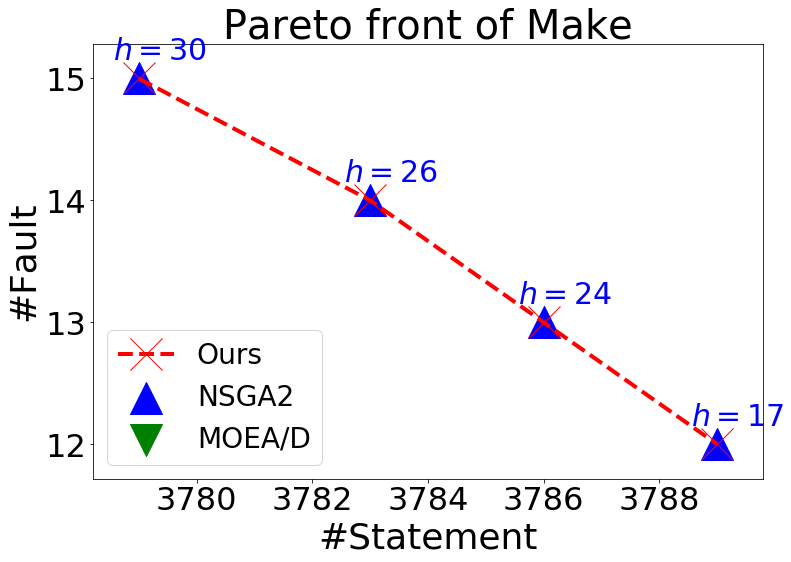

Python code for this plot:
# -*- coding: utf-8 -*-
"""
Created on Fri Dec  7 20:53:57 2018

@author: allen
"""

import matplotlib.pyplot as plt
import numpy as np 

def NSGA2_Label(a,b):
    if	a == 3779 and b == 15:
        return r'$h=30$'
    elif a == 3783 and b == 14:
        return r'$h=26$'
    elif a == 3786 and b == 13:
        return r'$h=24$'
    elif a == 3789 and b == 12:
        return r'$h=17$'
    else:
        return ''
    
def MOEAD_Label(a,b):
    return ''

NSGA2_x = [3779,3783,3786, 3789]
NSGA2_y = [15,14,13,12]
MOEAD_x = []
MOEAD_y = []
Ours_x= [3779,3783,3786, 3789]
Ours_y= [15,14,13,12]

my_x_ticks = np.arange (3778,3790,2)#显示范围为-5至5，每0.5显示一刻度
my_y_ticks = np.arange(12,16,1) #显示范围为-2至2，每0.2显示一刻度
plt.xticks(my_x_ticks)
plt.yticks(my_y_ticks)
  
params = {'figure.figsize': '12, 8','font.size':'30', 'axes.titlesize':'40',  'lines.markersize': '32','axes.labelsize': '36','xtick.labelsize': '32','ytick.labelsize': '32', 'lines.linewidth': '4',
'legend.fontsize': '28'}  # set figure size }
plt.rcParams.update(params)
plt.plot(Ours_x,Ours_y,linestyle='--', marker='x', color='r')
#plt.scatter(LFLS_x,LFLS_y, marker='s', color='orange')
#plt.scatter(NFNS_x,NFNS_y, marker='^', color='g')
plt.scatter(NSGA2_x,NSGA2_y, marker='^', color='b')
plt.scatter(MOEAD_x,MOEAD_y, marker='v', color='g')
#for a,b in zip(Ours_x, Ours_y): 
#    plt.annotate('('+str(a)+','+str(b)+')',xy=(a,b))
for a,b in zip(NSGA2_x,NSGA2_y): 
    plt.annotate(NSGA2_Label(a,b),xy=(a-0.45,b+0.15),color='b')
for a,b in zip(MOEAD_x,MOEAD_y): 
    plt.annotate(MOEAD_Label(a,b),xy=(a-0.1,b-0.1),color='g')
    
plt.legend(['Ours', 'NSGA2','MOEA/D'], loc='lower left')
plt.title("Pareto front of Make")
plt.xlabel("#Statement")
plt.ylabel("#Fault")
           
fig = plt.gcf()
plt.show()
fig.set_size_inches(7,5)
fig.savefig('tri_make_plot.png')
